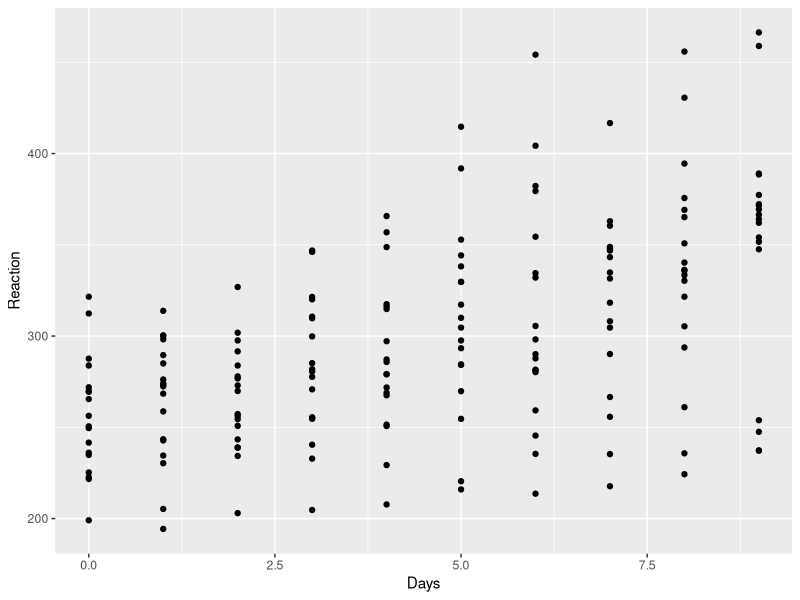
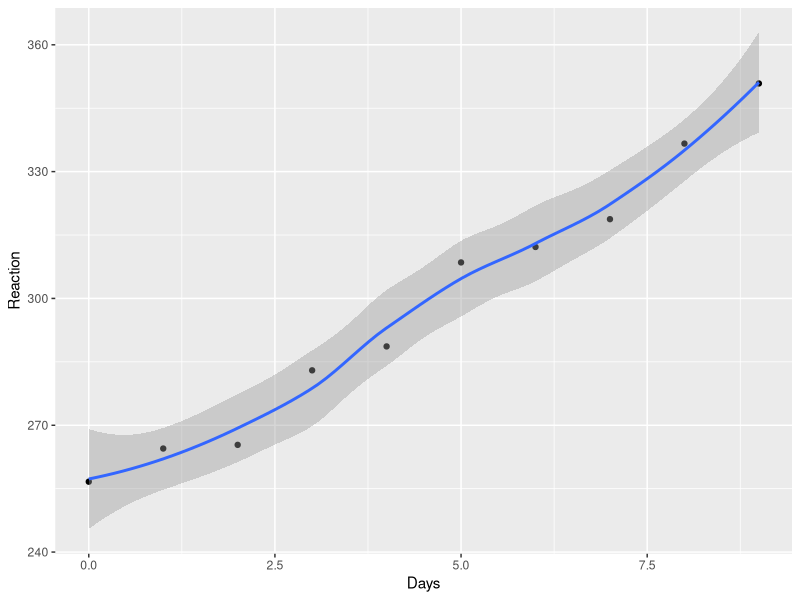
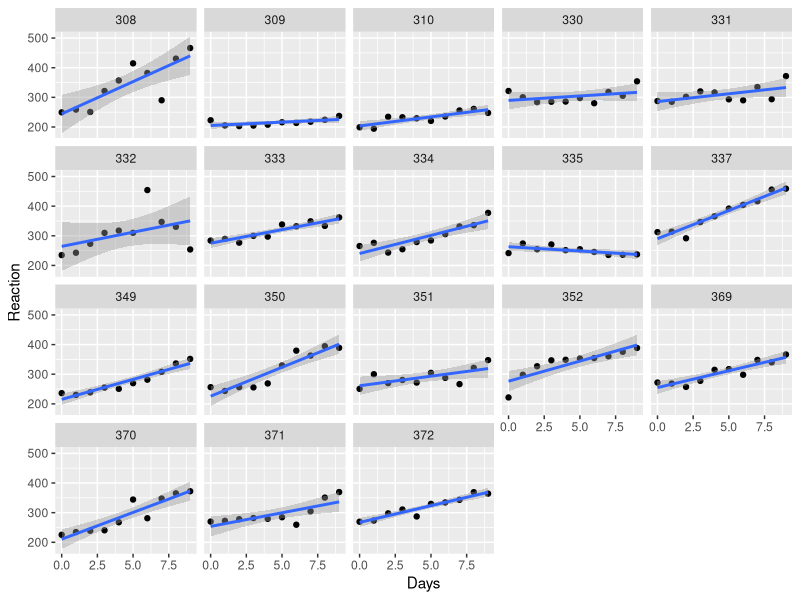

These charts were generated, in order, by the following R code:
## ---- chunk 1
library(lme4)
library(car)
library(ggplot2)
## ---- chunk 2
head(sleepstudy)
summary(sleepstudy)
## ---- chunk 3
ggplot(sleepstudy, aes(Days, Reaction)) + geom_point()
## ---- chunk 4
sleepstudy.daymean <- aggregate(Reaction ~ Days, sleepstudy, mean)
ggplot(sleepstudy.daymean, aes(Days, Reaction)) + geom_point() + stat_smooth(method = "loess")
## ---- chunk 5
ggplot(sleepstudy, aes(Days, Reaction)) + geom_point() + geom_smooth(method = "lm") + facet_wrap(~ Subject)
## ---- chunk 6
summary(lm(Reaction ~ 1 + Days, sleepstudy))
## ---- chunk 7
summary(lmer(Reaction ~ 1 + Days + (1 | Subject), sleepstudy), correlation = FALSE)
## ---- chunk 8
summary(lmer(Reaction ~ 1 + Days + (Days | Subject), sleepstudy), correlation = FALSE)
## ---- chunk 9
fm1 <- lmer(Reaction ~ 1 + (Days | Subject), sleepstudy, REML = FALSE)
fm2 <- lmer(Reaction ~ 1 + Days + (Days | Subject), sleepstudy, REML = FALSE)
anova(fm1, fm2)
## ---- chunk 10
drop1(fm2, test = "Chisq")
## ---- chunk 11
fm3 <- lmer(Reaction ~ 1 + Days + (1 | Subject), sleepstudy, REML = FALSE)
anova(fm2, fm3)
